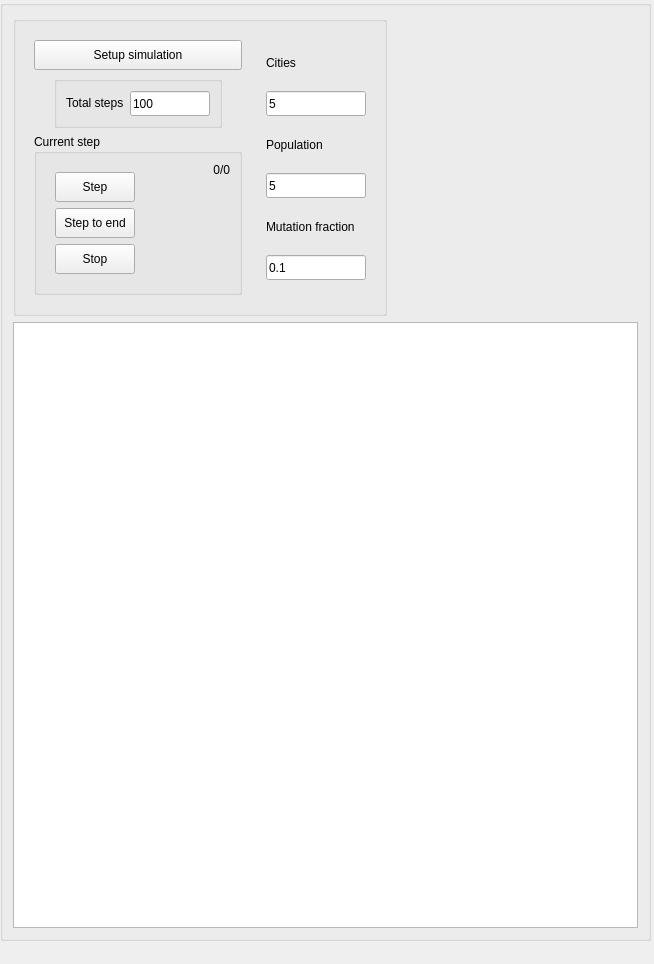
<?xml version="1.0" encoding="UTF-8"?>
<ui version="4.0">
 <class>MainWindow</class>
 <widget class="QMainWindow" name="MainWindow">
  <property name="geometry">
   <rect>
    <x>0</x>
    <y>0</y>
    <width>654</width>
    <height>964</height>
   </rect>
  </property>
  <property name="sizePolicy">
   <sizepolicy hsizetype="Minimum" vsizetype="Minimum">
    <horstretch>0</horstretch>
    <verstretch>0</verstretch>
   </sizepolicy>
  </property>
  <property name="minimumSize">
   <size>
    <width>654</width>
    <height>964</height>
   </size>
  </property>
  <property name="maximumSize">
   <size>
    <width>654</width>
    <height>16777215</height>
   </size>
  </property>
  <property name="windowTitle">
   <string>MainWindow</string>
  </property>
  <widget class="QWidget" name="centralwidget">
   <widget class="QGroupBox" name="verticalGroupBox">
    <property name="geometry">
     <rect>
      <x>0</x>
      <y>0</y>
      <width>651</width>
      <height>941</height>
     </rect>
    </property>
    <property name="sizePolicy">
     <sizepolicy hsizetype="Expanding" vsizetype="Expanding">
      <horstretch>0</horstretch>
      <verstretch>0</verstretch>
     </sizepolicy>
    </property>
    <property name="minimumSize">
     <size>
      <width>651</width>
      <height>0</height>
     </size>
    </property>
    <property name="maximumSize">
     <size>
      <width>651</width>
      <height>941</height>
     </size>
    </property>
    <layout class="QVBoxLayout" name="verticalLayout">
     <property name="sizeConstraint">
      <enum>QLayout::SetNoConstraint</enum>
     </property>
     <property name="leftMargin">
      <number>10</number>
     </property>
     <property name="topMargin">
      <number>10</number>
     </property>
     <property name="rightMargin">
      <number>10</number>
     </property>
     <property name="bottomMargin">
      <number>10</number>
     </property>
     <item>
      <widget class="QGroupBox" name="menuLayout">
       <property name="sizePolicy">
        <sizepolicy hsizetype="Maximum" vsizetype="Maximum">
         <horstretch>0</horstretch>
         <verstretch>0</verstretch>
        </sizepolicy>
       </property>
       <layout class="QHBoxLayout" name="horizontalLayout">
        <property name="sizeConstraint">
         <enum>QLayout::SetDefaultConstraint</enum>
        </property>
        <item alignment="Qt::AlignLeft">
         <widget class="QFrame" name="verticalFrame_2">
          <property name="sizePolicy">
           <sizepolicy hsizetype="Maximum" vsizetype="Minimum">
            <horstretch>0</horstretch>
            <verstretch>0</verstretch>
           </sizepolicy>
          </property>
          <layout class="QVBoxLayout" name="verticalLayout_5">
           <item>
            <widget class="QPushButton" name="buttonSimulate">
             <property name="sizePolicy">
              <sizepolicy hsizetype="Minimum" vsizetype="Fixed">
               <horstretch>0</horstretch>
               <verstretch>0</verstretch>
              </sizepolicy>
             </property>
             <property name="minimumSize">
              <size>
               <width>0</width>
               <height>30</height>
              </size>
             </property>
             <property name="text">
              <string>Setup simulation</string>
             </property>
             <property name="checkable">
              <bool>false</bool>
             </property>
             <property name="checked">
              <bool>false</bool>
             </property>
            </widget>
           </item>
           <item alignment="Qt::AlignHCenter">
            <widget class="QGroupBox" name="verticalGroupBox_3">
             <property name="sizePolicy">
              <sizepolicy hsizetype="Expanding" vsizetype="Preferred">
               <horstretch>0</horstretch>
               <verstretch>0</verstretch>
              </sizepolicy>
             </property>
             <layout class="QHBoxLayout" name="horizontalLayout_4">
              <item>
               <widget class="QLabel" name="label_5">
                <property name="sizePolicy">
                 <sizepolicy hsizetype="Maximum" vsizetype="Maximum">
                  <horstretch>0</horstretch>
                  <verstretch>0</verstretch>
                 </sizepolicy>
                </property>
                <property name="text">
                 <string>Total steps</string>
                </property>
               </widget>
              </item>
              <item>
               <widget class="QLineEdit" name="entrySteps">
                <property name="sizePolicy">
                 <sizepolicy hsizetype="Minimum" vsizetype="Fixed">
                  <horstretch>0</horstretch>
                  <verstretch>0</verstretch>
                 </sizepolicy>
                </property>
                <property name="minimumSize">
                 <size>
                  <width>20</width>
                  <height>25</height>
                 </size>
                </property>
                <property name="maximumSize">
                 <size>
                  <width>80</width>
                  <height>25</height>
                 </size>
                </property>
                <property name="text">
                 <string>100</string>
                </property>
               </widget>
              </item>
             </layout>
            </widget>
           </item>
           <item>
            <widget class="QGroupBox" name="verticalGroupBox">
             <property name="sizePolicy">
              <sizepolicy hsizetype="Minimum" vsizetype="Maximum">
               <horstretch>0</horstretch>
               <verstretch>0</verstretch>
              </sizepolicy>
             </property>
             <property name="title">
              <string>Current step</string>
             </property>
             <layout class="QHBoxLayout" name="horizontalLayout_2">
              <item>
               <widget class="QFrame" name="verticalFrame">
                <layout class="QVBoxLayout" name="verticalLayout_3">
                 <item>
                  <widget class="QPushButton" name="buttonStep">
                   <property name="sizePolicy">
                    <sizepolicy hsizetype="Maximum" vsizetype="Fixed">
                     <horstretch>0</horstretch>
                     <verstretch>0</verstretch>
                    </sizepolicy>
                   </property>
                   <property name="minimumSize">
                    <size>
                     <width>0</width>
                     <height>30</height>
                    </size>
                   </property>
                   <property name="text">
                    <string>Step</string>
                   </property>
                   <property name="checkable">
                    <bool>false</bool>
                   </property>
                   <property name="checked">
                    <bool>false</bool>
                   </property>
                  </widget>
                 </item>
                 <item>
                  <widget class="QPushButton" name="buttonStepToEnd">
                   <property name="sizePolicy">
                    <sizepolicy hsizetype="Maximum" vsizetype="Fixed">
                     <horstretch>0</horstretch>
                     <verstretch>0</verstretch>
                    </sizepolicy>
                   </property>
                   <property name="minimumSize">
                    <size>
                     <width>0</width>
                     <height>30</height>
                    </size>
                   </property>
                   <property name="text">
                    <string>Step to end</string>
                   </property>
                   <property name="checkable">
                    <bool>false</bool>
                   </property>
                   <property name="checked">
                    <bool>false</bool>
                   </property>
                  </widget>
                 </item>
                 <item>
                  <widget class="QPushButton" name="buttonStop">
                   <property name="sizePolicy">
                    <sizepolicy hsizetype="Maximum" vsizetype="Fixed">
                     <horstretch>0</horstretch>
                     <verstretch>0</verstretch>
                    </sizepolicy>
                   </property>
                   <property name="minimumSize">
                    <size>
                     <width>0</width>
                     <height>30</height>
                    </size>
                   </property>
                   <property name="text">
                    <string>Stop</string>
                   </property>
                   <property name="checkable">
                    <bool>false</bool>
                   </property>
                   <property name="checked">
                    <bool>false</bool>
                   </property>
                  </widget>
                 </item>
                </layout>
               </widget>
              </item>
              <item>
               <widget class="QLabel" name="labelCurrentStep">
                <property name="sizePolicy">
                 <sizepolicy hsizetype="MinimumExpanding" vsizetype="Preferred">
                  <horstretch>0</horstretch>
                  <verstretch>0</verstretch>
                 </sizepolicy>
                </property>
                <property name="minimumSize">
                 <size>
                  <width>80</width>
                  <height>0</height>
                 </size>
                </property>
                <property name="frameShape">
                 <enum>QFrame::NoFrame</enum>
                </property>
                <property name="frameShadow">
                 <enum>QFrame::Plain</enum>
                </property>
                <property name="lineWidth">
                 <number>1</number>
                </property>
                <property name="text">
                 <string>0/0</string>
                </property>
                <property name="alignment">
                 <set>Qt::AlignRight|Qt::AlignTop|Qt::AlignTrailing</set>
                </property>
               </widget>
              </item>
             </layout>
            </widget>
           </item>
          </layout>
         </widget>
        </item>
        <item>
         <widget class="QFrame" name="frame">
          <property name="sizePolicy">
           <sizepolicy hsizetype="Maximum" vsizetype="Minimum">
            <horstretch>0</horstretch>
            <verstretch>0</verstretch>
           </sizepolicy>
          </property>
          <layout class="QVBoxLayout" name="verticalLayout_2">
           <property name="sizeConstraint">
            <enum>QLayout::SetMinimumSize</enum>
           </property>
           <item>
            <widget class="QLabel" name="label">
             <property name="sizePolicy">
              <sizepolicy hsizetype="Maximum" vsizetype="Preferred">
               <horstretch>0</horstretch>
               <verstretch>0</verstretch>
              </sizepolicy>
             </property>
             <property name="minimumSize">
              <size>
               <width>0</width>
               <height>17</height>
              </size>
             </property>
             <property name="maximumSize">
              <size>
               <width>16777215</width>
               <height>17</height>
              </size>
             </property>
             <property name="text">
              <string>Cities</string>
             </property>
            </widget>
           </item>
           <item>
            <widget class="QLineEdit" name="entryCities">
             <property name="minimumSize">
              <size>
               <width>0</width>
               <height>25</height>
              </size>
             </property>
             <property name="maximumSize">
              <size>
               <width>100</width>
               <height>25</height>
              </size>
             </property>
             <property name="inputMethodHints">
              <set>Qt::ImhDigitsOnly</set>
             </property>
             <property name="text">
              <string>5</string>
             </property>
            </widget>
           </item>
           <item>
            <widget class="QLabel" name="label_2">
             <property name="sizePolicy">
              <sizepolicy hsizetype="Maximum" vsizetype="Preferred">
               <horstretch>0</horstretch>
               <verstretch>0</verstretch>
              </sizepolicy>
             </property>
             <property name="minimumSize">
              <size>
               <width>0</width>
               <height>17</height>
              </size>
             </property>
             <property name="maximumSize">
              <size>
               <width>16777215</width>
               <height>17</height>
              </size>
             </property>
             <property name="text">
              <string>Population</string>
             </property>
            </widget>
           </item>
           <item>
            <widget class="QLineEdit" name="entryPopulation">
             <property name="minimumSize">
              <size>
               <width>0</width>
               <height>25</height>
              </size>
             </property>
             <property name="maximumSize">
              <size>
               <width>100</width>
               <height>25</height>
              </size>
             </property>
             <property name="inputMethodHints">
              <set>Qt::ImhDigitsOnly</set>
             </property>
             <property name="text">
              <string>5</string>
             </property>
            </widget>
           </item>
           <item>
            <widget class="QLabel" name="label_3">
             <property name="sizePolicy">
              <sizepolicy hsizetype="Maximum" vsizetype="Preferred">
               <horstretch>0</horstretch>
               <verstretch>0</verstretch>
              </sizepolicy>
             </property>
             <property name="minimumSize">
              <size>
               <width>0</width>
               <height>17</height>
              </size>
             </property>
             <property name="maximumSize">
              <size>
               <width>16777215</width>
               <height>17</height>
              </size>
             </property>
             <property name="text">
              <string>Mutation fraction</string>
             </property>
            </widget>
           </item>
           <item>
            <widget class="QLineEdit" name="entryMutation">
             <property name="minimumSize">
              <size>
               <width>0</width>
               <height>25</height>
              </size>
             </property>
             <property name="maximumSize">
              <size>
               <width>100</width>
               <height>25</height>
              </size>
             </property>
             <property name="inputMethodHints">
              <set>Qt::ImhPreferNumbers</set>
             </property>
             <property name="text">
              <string>0.1</string>
             </property>
            </widget>
           </item>
          </layout>
         </widget>
        </item>
       </layout>
      </widget>
     </item>
     <item>
      <widget class="QGraphicsView" name="displayWidget">
       <property name="sizePolicy">
        <sizepolicy hsizetype="Expanding" vsizetype="Expanding">
         <horstretch>0</horstretch>
         <verstretch>0</verstretch>
        </sizepolicy>
       </property>
       <property name="minimumSize">
        <size>
         <width>600</width>
         <height>600</height>
        </size>
       </property>
      </widget>
     </item>
     <item>
      <spacer name="verticalSpacer">
       <property name="orientation">
        <enum>Qt::Vertical</enum>
       </property>
       <property name="sizeType">
        <enum>QSizePolicy::Fixed</enum>
       </property>
       <property name="sizeHint" stdset="0">
        <size>
         <width>20</width>
         <height>0</height>
        </size>
       </property>
      </spacer>
     </item>
    </layout>
   </widget>
  </widget>
  <widget class="QMenuBar" name="menubar">
   <property name="geometry">
    <rect>
     <x>0</x>
     <y>0</y>
     <width>654</width>
     <height>22</height>
    </rect>
   </property>
  </widget>
 </widget>
 <resources/>
 <connections/>
</ui>
